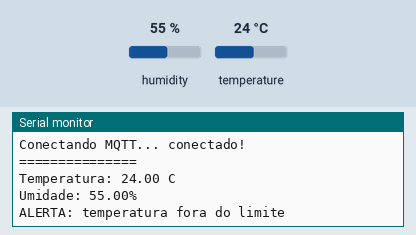
The sketch below on a simulated ESP32. On the bench: the last lines printed to the serial monitor. Inputs (shaded band) come from the test bench; at power-on: humidity 55 %, temperature 24 °C. WiFi joins after 1.5 s; servers stay silent unless stated; random numbers use the default seed unless the sketch sets one; no MQTT or app messages arrive unless stated.

Above: at 2.7 s.
2.8 s: humidity set to 22 %
At 7.6 s:
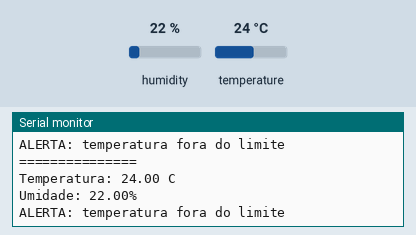
8.8 s: temperature set to 12 °C
At 11.9 s:
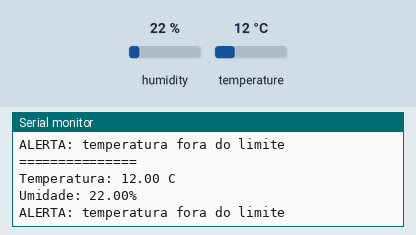
14.8 s: humidity set to 40 %
At 17.4 s:
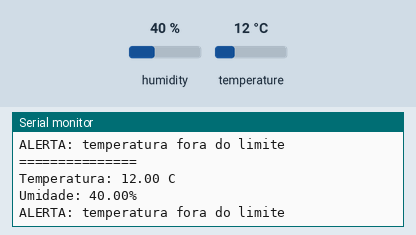
Timing chart, 0 to 18.9 s (numbered marks = the images above; inputs shaded):
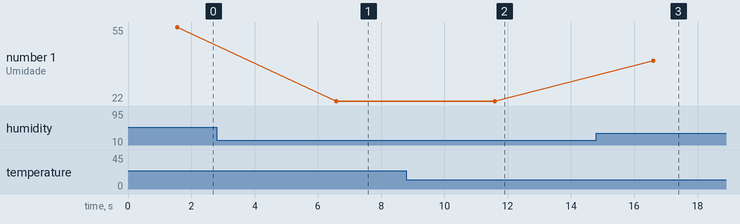

Measured:
- after the input at 2.8 s, the serial monitor: prints a new line after 3.8 s (image 1)
- after the input at 8.8 s, the serial monitor: prints a new line after 2.8 s (image 2)
- after the input at 14.8 s, the serial monitor: prints a new line after 1.8 s (image 3)
- plotted number 1: 55 → 22 after the input at 2.8 s, 22 → 40 after the input at 14.8 s

The sketch:

sketch.ino
```cpp
#include <WiFi.h>
#include <PubSubClient.h>
#include <DHTesp.h>

const char* ssid = "Wokwi-GUEST";
const char* password = "";

const char* mqtt_server = "broker.hivemq.com";

const char* topicTemperature = "temperature/monitoring";
const char* topicAlert = "temperature/alerts";

WiFiClient espClient;
PubSubClient client(espClient);

DHTesp dhtSensor;

const int DHT_PIN = 4;

float maxTemperature = 8.0;
float minTemperature = 0.0;

void setup_wifi() {

  Serial.println();
  Serial.print("Conectando ao WiFi ");

  WiFi.begin(ssid, password);

  while (WiFi.status() != WL_CONNECTED) {
    delay(500);
    Serial.print(".");
  }

  Serial.println("");
  Serial.println("WiFi conectado!");
  Serial.println(WiFi.localIP());
}

void reconnect() {

  while (!client.connected()) {

    Serial.print("Conectando MQTT...");

    String clientId = "ESP32Client-";
    clientId += String(random(0xffff), HEX);

    if (client.connect(clientId.c_str())) {

      Serial.println(" conectado!");

    } else {

      Serial.print(" falhou ");
      Serial.print(client.state());

      delay(5000);
    }
  }
}

void setup() {

  Serial.begin(115200);

  dhtSensor.setup(DHT_PIN, DHTesp::DHT22);

  setup_wifi();

  client.setServer(mqtt_server, 1883);
}

void loop() {

  if (!client.connected()) {
    reconnect();
  }

  client.loop();

  TempAndHumidity data = dhtSensor.getTempAndHumidity();

  float temperature = data.temperature;
  float humidity = data.humidity;

  Serial.println("===============");
  Serial.print("Temperatura: ");
  Serial.print(temperature);
  Serial.println(" C");

  Serial.print("Umidade: ");
  Serial.print(humidity);
  Serial.println("%");

  String payload = "{";
  payload += "\"temperature\":";
  payload += String(temperature, 2);
  payload += ",";
  payload += "\"humidity\":";
  payload += String(humidity, 2);
  payload += "}";

  client.publish(topicTemperature, payload.c_str());

  if (temperature > maxTemperature || temperature < minTemperature) {

    String alertMessage = "ALERTA: temperatura fora do limite";

    client.publish(topicAlert, alertMessage.c_str());

    Serial.println(alertMessage);
  }

  delay(5000);
}
```
